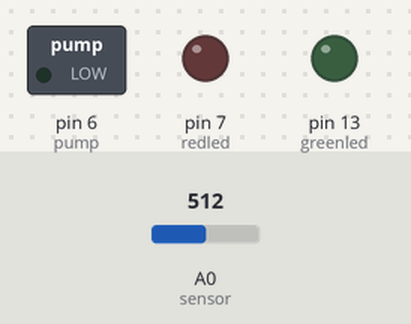
The sketch below on a simulated Arduino Uno, built with avr-gcc and run on an emulated ATmega328P. Shown: switched loads named in the sketch (green lamp = pin HIGH), output pins drawn as LEDs (lit = HIGH). The inputs (shaded band) are chosen by the test bench; at power-on: A0 (sensor) = 512.

Above: at 1.2 s.
1.3 s: A0 (sensor) set to 684
2.8 s: A0 (sensor) set to 715
At 4.0 s:
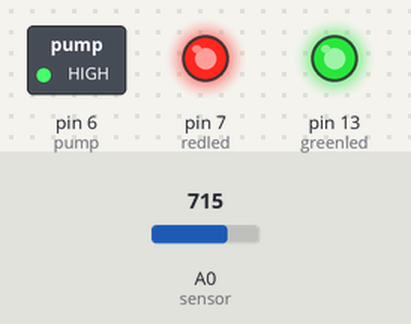
4.3 s: A0 (sensor) set to 511
At 5.3 s:
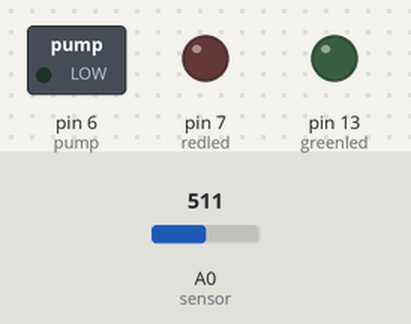
5.8 s: A0 (sensor) set to 716
At 6.6 s:
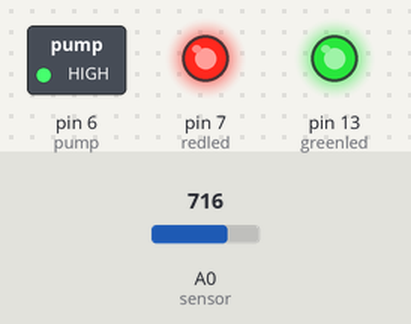
Timing chart, 0 to 8.3 s (numbered marks = the images above; inputs shaded):
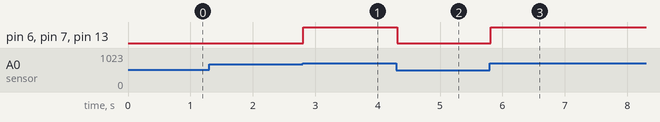

Measured:
- the behaviour switches between 700 and 701 on A0 (sensor) (found by bisection; images 0 and 1)
- after the input at 1.3 s, every drawn part: stays the same
- after the input at 2.8 s, pin 6 (pump), pin 7 (redled), pin 13 (greenled): LOW → HIGH at once
- after the input at 4.3 s, pin 6 (pump), pin 7 (redled), pin 13 (greenled): HIGH → LOW at once
- after the input at 5.8 s, pin 6 (pump), pin 7 (redled), pin 13 (greenled): LOW → HIGH at once

The sketch:

sketch_feb10b.ino
```cpp
int sensor = A0;
int redled = 7;
int greenled = 13;
int pump = 6;
#define REF 700
void setup()
{
  pinMode(sensor,INPUT);
  pinMode(redled,OUTPUT);
  pinMode(greenled,OUTPUT);
  pinMode(pump,OUTPUT);
}
void loop()
{
  int sensor_value = analogRead (sensor);
  if (sensor_value>REF)
  {
    digitalWrite(greenled,HIGH);
    digitalWrite(redled,HIGH);
    digitalWrite(pump,HIGH);
    delay(50);
   }
   else
   {
    digitalWrite(greenled,LOW);
    digitalWrite(redled,LOW);
    digitalWrite(pump,LOW);
    delay(50);
   }
}
```
